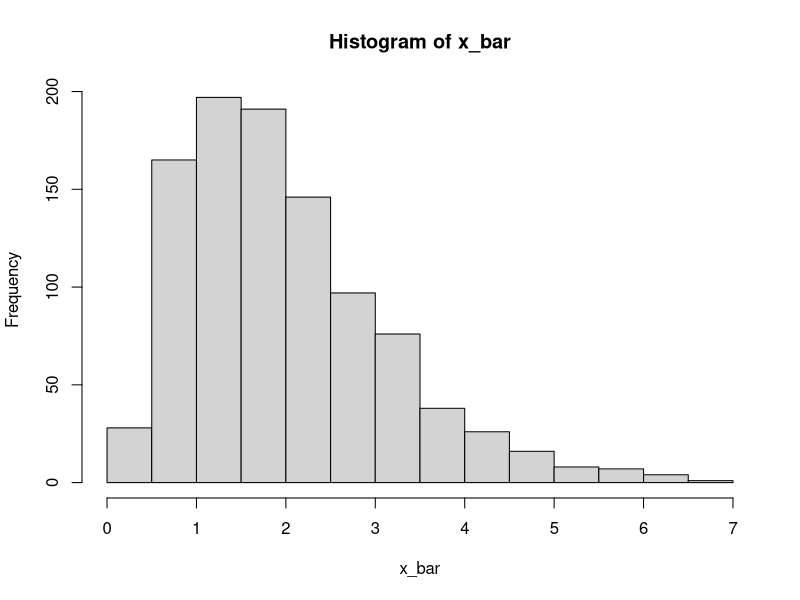
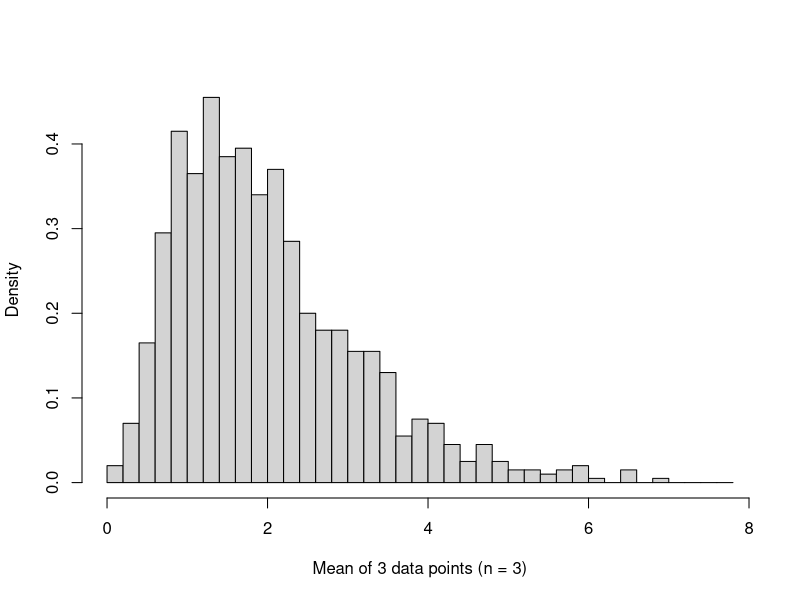
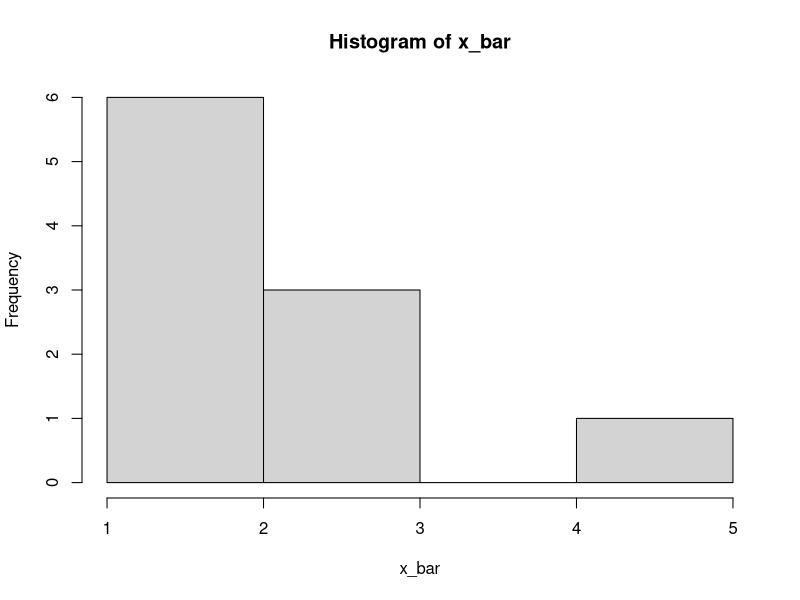
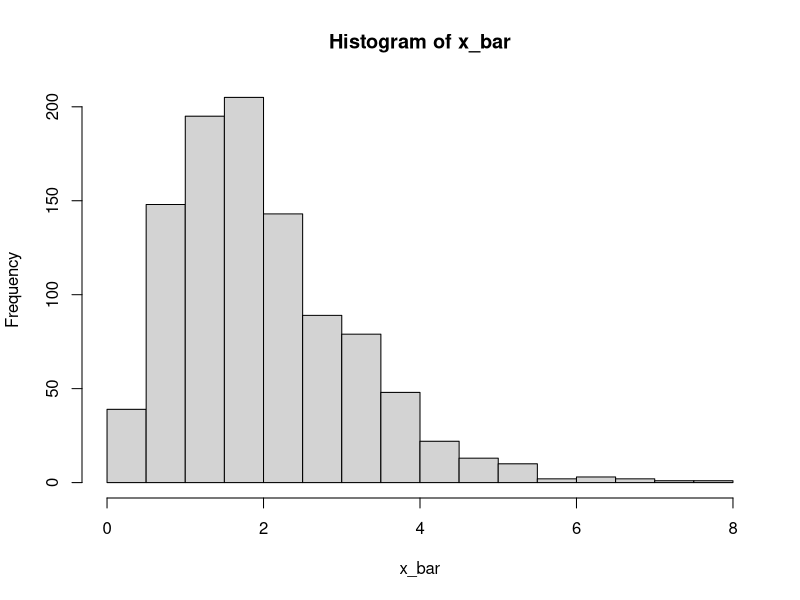
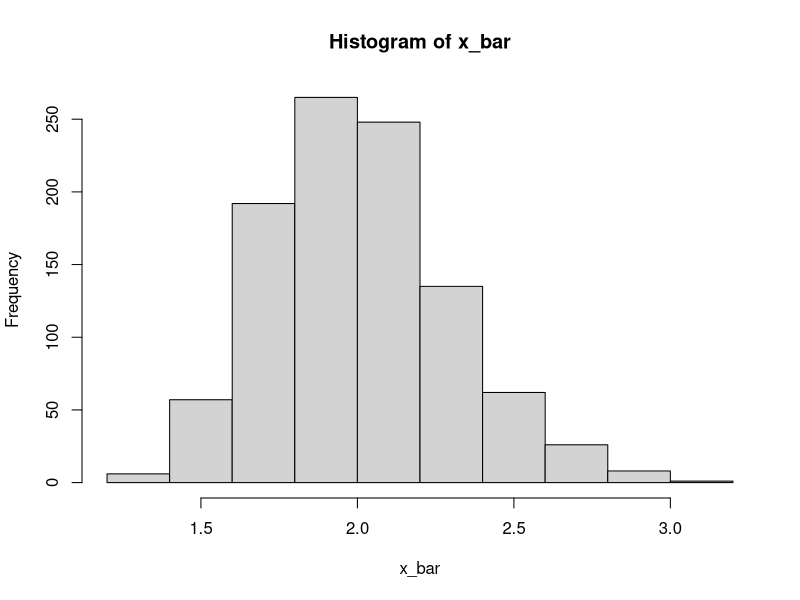
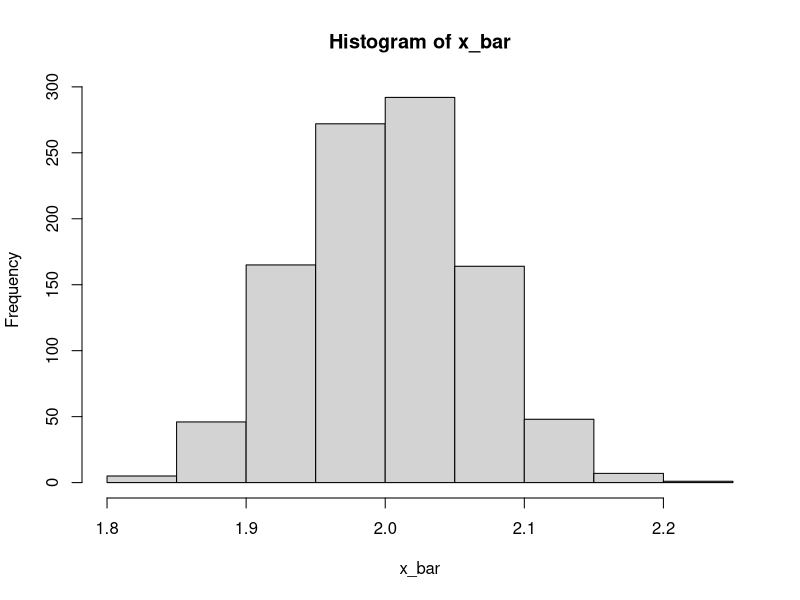

The R script that drew these images, in order:




# General function: returns a vector of length R where each entry is the
# mean of n data points drawn from the Exp(beta) distribution. 
      # n = sample size to take (number of iid random variables)
      # R = number of replications = number of times we draw the n samples. 
      # beta = parameter of exp distribution. 
simulate.exp = function(n, R, beta) {
      x_bar = rep(NA, R)
      
      for(i in 1:R) {
            x = rexp(n, rate=1/beta)
            x_bar[i] = mean(x)
      }
      hist(x_bar)
      #return(x_bar)
      cat("sim.mean = ", mean(x_bar), "\ttheoretical.mean =", beta,"\n")
      cat("variance = ", var(x_bar), "\ttheoretical.var =", beta^2/n,"\n")
}



# Suppose we have X1, X2, ... Xn from Exp(2) dist (mean = beta = 2, var = beta^2 = 4)
# Each X_i = Exp(2)
# Then X_bar dist = Normal(mean=beta, var = beta^2/n), for n >= 30 



# 1) simulate a mean of n = 3 data points from Exp(2)
set.seed(5234)
beta = 2
expData <- rexp(n=3, rate=1/beta)
expData
x_bar = mean(expData); x_bar

# 2) repeat R = 1000 times
R = 1000
x_bar = rep(NA, R)
for(i in 1:R){
      data = rexp(n=3, rate=1/beta)
      x_bar[i] = mean(data)
}
summary(x_bar)
mean(x_bar) # theoretical mean = 2
var(x_bar) # theoretical mean = beta^2/n = 4  / 3 = 1.333333...

# 3) plot histogram to see how normal it is
hist(x_bar)

# customize the plot
upper.x = max(x_bar) + 1
hist(x_bar, xlab="Mean of 3 data points (n = 3)", freq=F, main="", 
     breaks=seq(0, upper.x, by=0.2))




simulate.exp(n=3, R=10, beta=2)

simulate.exp(n=3, R=1000, beta=2) # lower n = 3 is less normal than higher n = 50 > 30
simulate.exp(n=50, R=1000, beta=2)
simulate.exp(n=1000, R=1000, beta=2)
